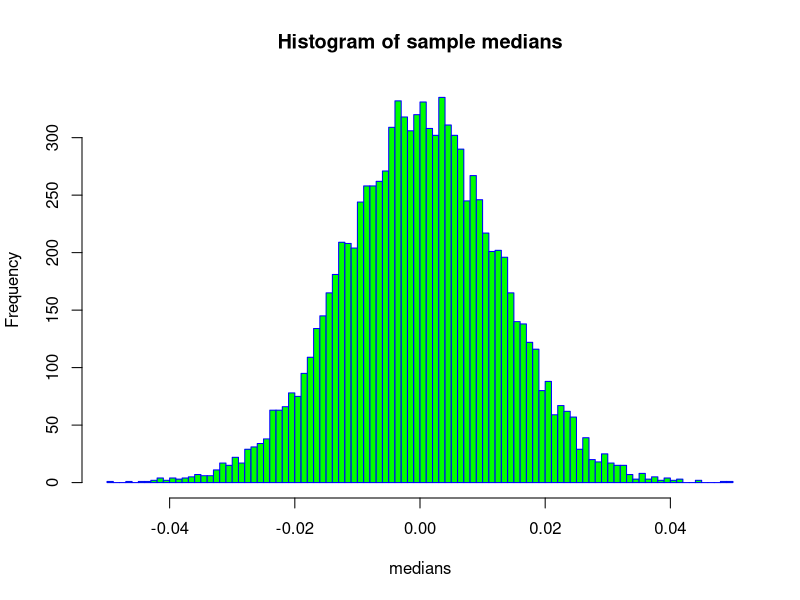
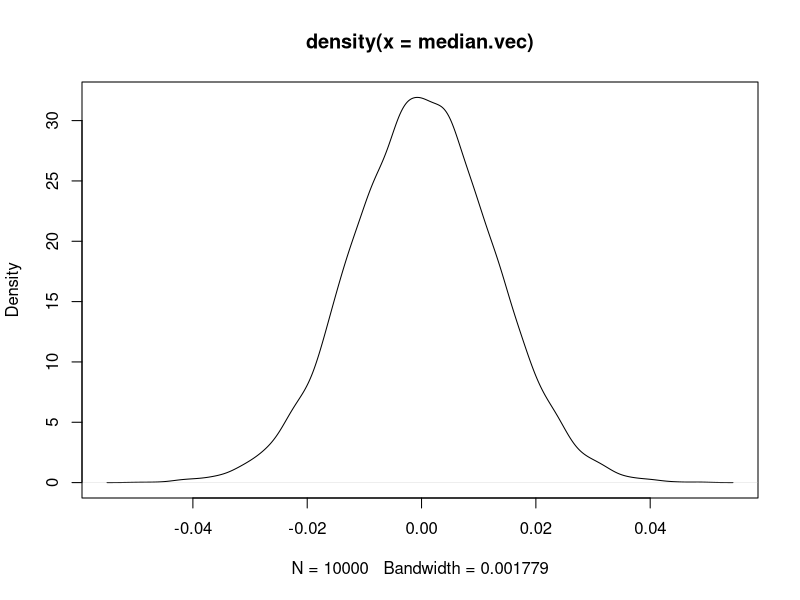
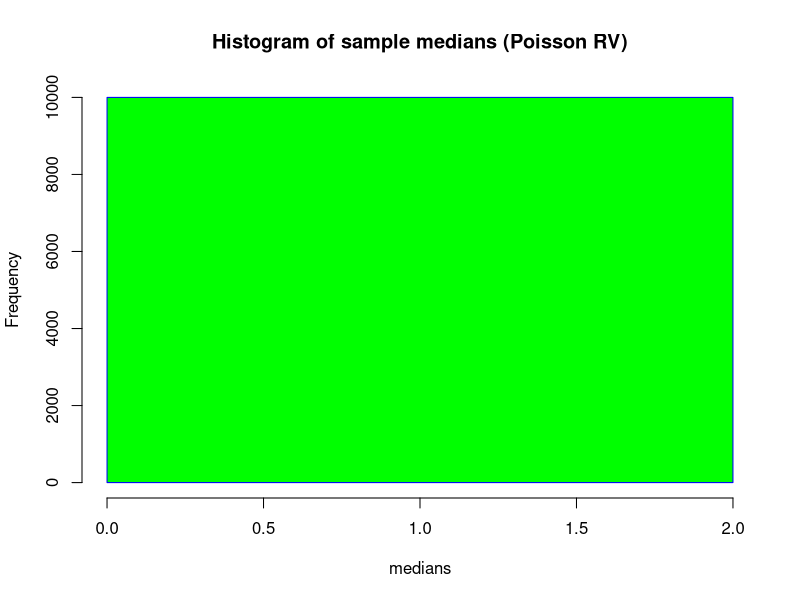
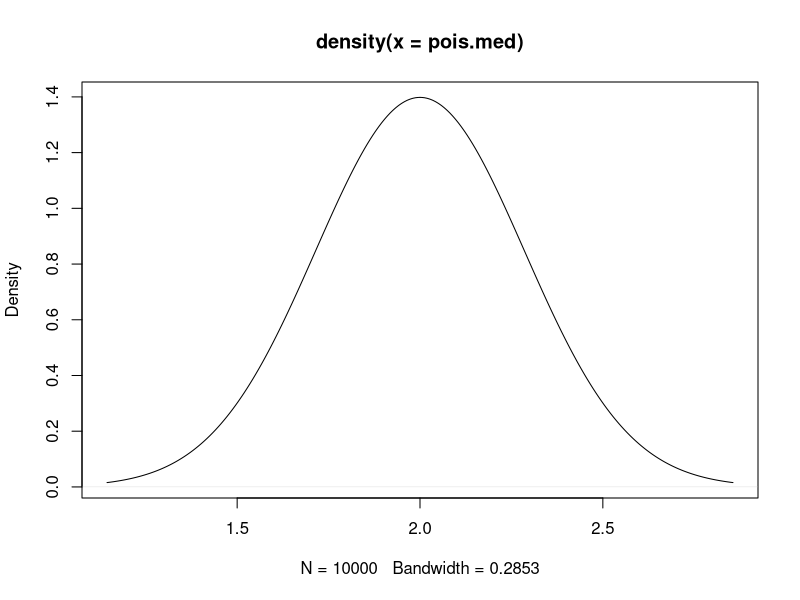
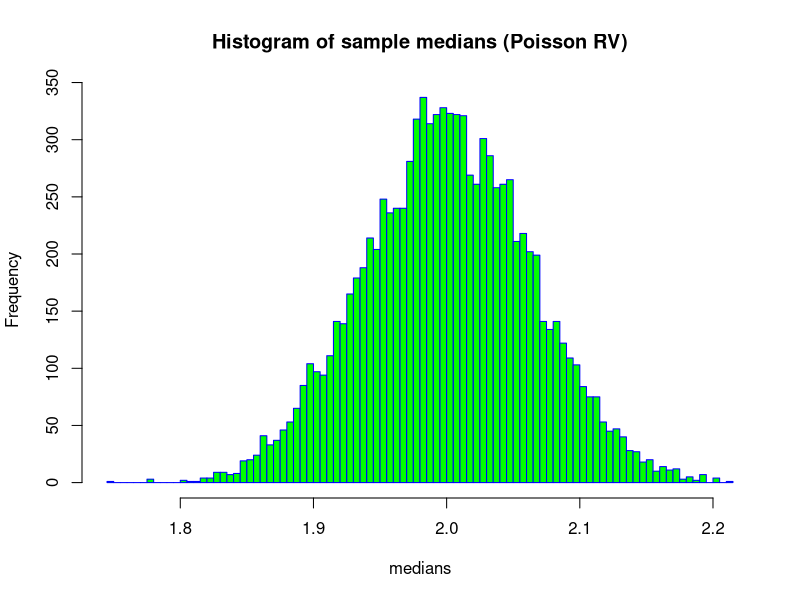
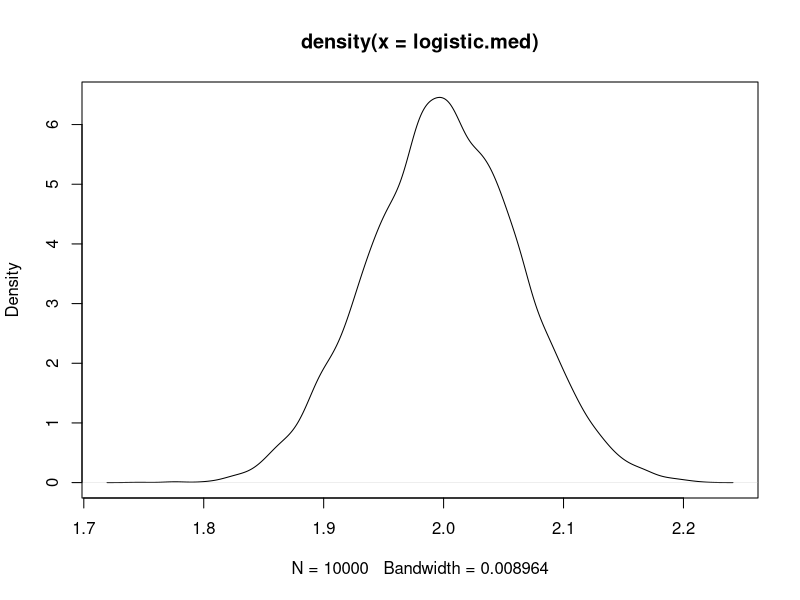
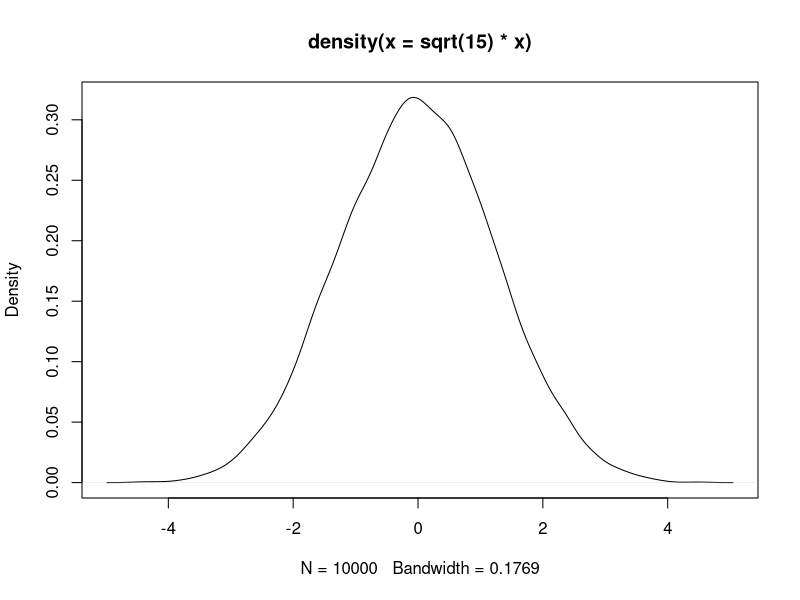

R code for these plots, in order:
###################################
### Sampling distribution of median
###################################

sample.vec <- function(ntrials, size, prob) {
  #vec <- rbinom(n=ntrials, size=size, prob=prob)
  vec <- rnorm(n=ntrials)
  return(vec)
}

median.sample.vec <- function(samples) {
  med <- median(samples)
  return(med)
}

vector.medians <- function(numsim, ntrials, size, prob) {
  med <- rep(0, numsim)
  for (i in 1:numsim) {
    vec <- sample.vec(ntrials, size, prob)
    med[i] <- median.sample.vec(vec)
  }
  return(med)
}

median.vec <- vector.medians(numsim = 10000, ntrials = 10000, size = 100, prob = 0.7)

hist(median.vec, 
     main="Histogram of sample medians", 
     xlab="medians", 
     border="blue", 
     col="green",
     breaks=100)

plot(density(median.vec))

###############################################################
### Some sampling distribution of medians for other common dist
###############################################################

pois.med <- replicate(10000, median(rpois(1000, 2)))
hist(pois.med, 
     main="Histogram of sample medians (Poisson RV)", 
     xlab="medians", 
     border="blue", 
     col="green",
     breaks=100)

plot(density(pois.med))


logistic.med <- replicate(10000, median(rlogis(1000, 2)))
hist(logistic.med, 
     main="Histogram of sample medians (Poisson RV)", 
     xlab="medians", 
     border="blue", 
     col="green",
     breaks=100)

plot(density(logistic.med))



#############################################
### All of the above in a single line of code
#############################################
x <- replicate(10000,median(rnorm(15))) ## simulate 10000 sample median of norm size 15
summary(x)
plot(density(sqrt(15)*x))


